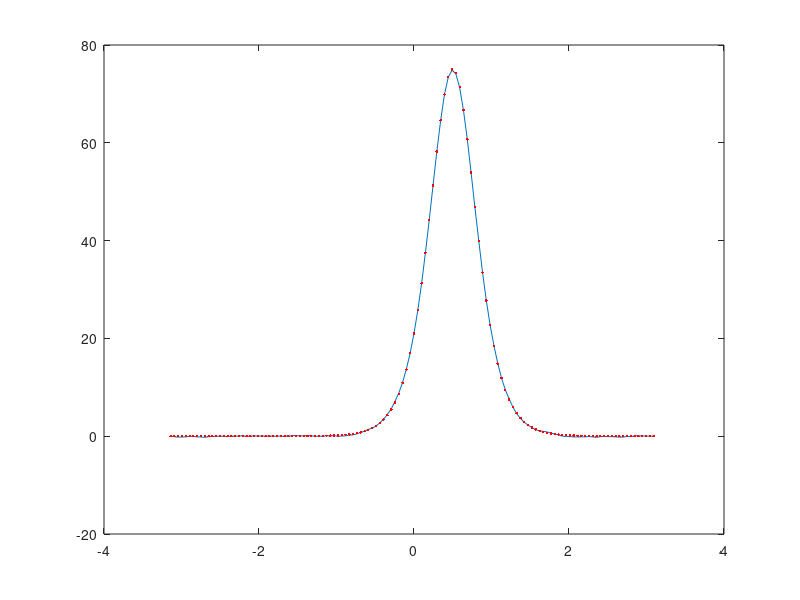

The MATLAB source for this figure:
%%%%%%%%%%%%%%%%%%%%%%%%%%%%%%%%%%%%%%%%%%%%%%%%%%%%%%%%%%%%%%%%%%%%%%%%%%%
%-% ------------------------------------------------------------------- %-%
%-%  Approximate the solution to the KdV equation u_t + uu_x + u_xxx = 0%-%
%-%  on the domain [-pi,pi] with periodic boundary conditions via a sp- %-%
%-%  ectral integrating factor method with a RK4 (IFR4) time-stepping   %-%
%-%  scheme.                                                            %-%
%-% ------------------------------------------------------------------- %-%
%-% Author: Maurice S. Fabien, University of Washington (Jan-Jun 2014)  %-%
%-%                          , Rice University          (2014-    )     %-%
%-% Email : fabien@rice.edu                                             %-%
%-% GitHub: https://github.com/msfabien/                                %-%
%-% ------------------------------------------------------------------- %-%
%%%%%%%%%%%%%%%%%%%%%%%%%%%%%%%%%%%%%%%%%%%%%%%%%%%%%%%%%%%%%%%%%%%%%%%%%%%


function Code_Listing_2_4_3()
    clear all; close all; clc;
    % Set up grid and single-soliton initial data:
    N = 2^7; % Mesh refinement
    L = 2*pi; % Domain length
    dt = 0.4/N^2; % Time step
    x = (L/N)*(-N/2:N/2-1)';
    x0 = -2; % Soliton initial position
    A = 5; % Soliton amplitude
    tf = 0.1; % Final time
    U = @(x,t) 3*A^2*sech(A*(x - x0)/2 - A^3*t/2).^2;%Exact solution
    u = U(x,0); % Initial condition
    UF = U(x,tf); % Final solution
    v = fft(u);
    k = [0:N/2-1 0 -N/2+1:-1]'; %wave numbers
    ik3 = 1i*k.^3;
    nmax = round(tf/dt);
    for index = 1:nmax
        g = -.5*1i*dt*k;
        E = exp(dt*ik3/2); % Integrating Factor
        E2 = E.^2;
        a = g.*fft(real( ifft( v ) ).^2);
        b = g.*fft(real( ifft(E.*(v+a/2)) ).^2); % 4th-order Runge-Kutta
        c = g.*fft(real( ifft(E.*v + b/2) ).^2); % with integrating factor
        d = g.*fft(real( ifft(E2.*v+E.*c) ).^2);
        v = E2.*v + (E2.*a + 2*E.*(b+c) + d)/6; % Update approximation
        u = real(ifft(v));
    end
    plot(x,u,x,UF,'r.')
    norm(u - UF,inf)
end